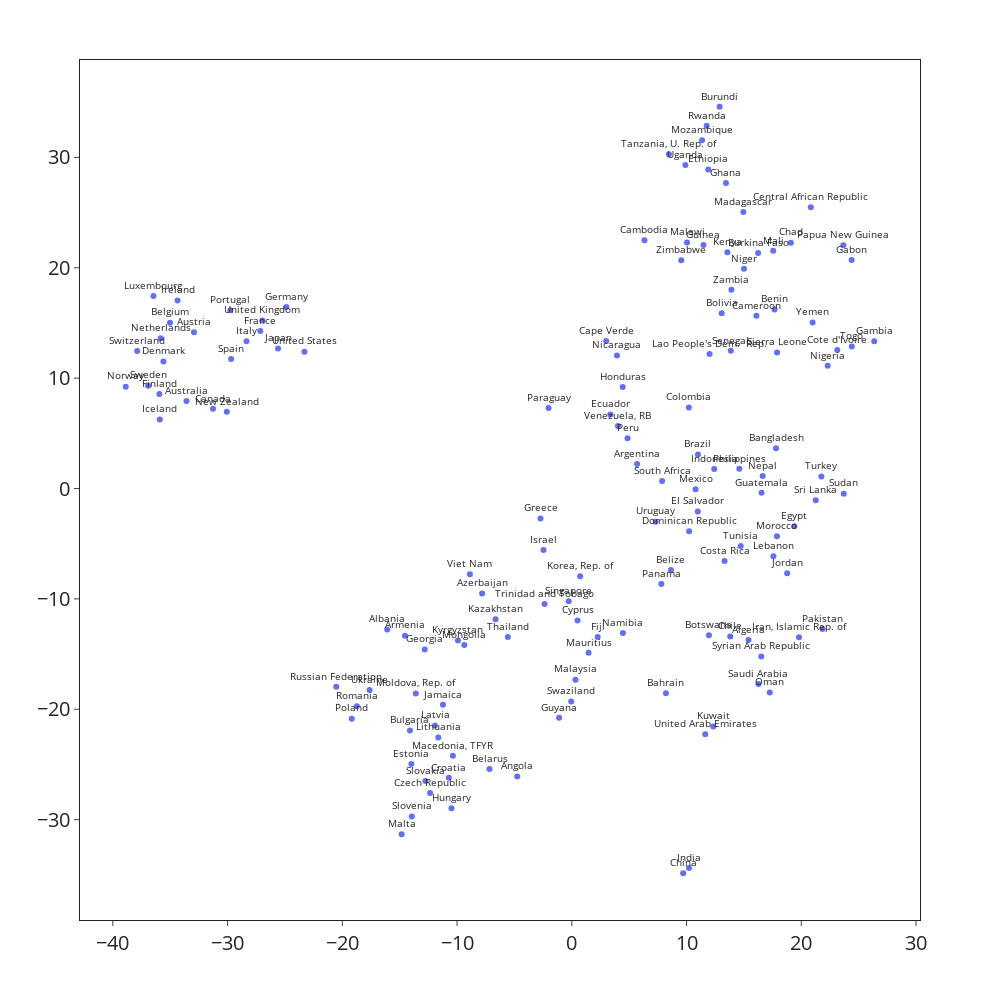

Notebook source saved alongside this figure:
### Markdown cell above
#### Plot t-SNE embedding

### Code cell
tsne.plot_tsne_embedding_labels()

### Figure 1 — Plotly figure (JSON) as saved in the notebook; plotly's stock layout.template omitted (floating-point values rounded to 4 significant figures; data arrays with more than 128 entries replaced by an {"elided": "..."} marker saying what was removed)
{"data": [{"hovertemplate": "comp-1=%{x}<br>comp-2=%{y}<br>countries=%{text}<extra></extra>", "legendgroup": "", "marker": {"color": "#636efa", "symbol": "circle"}, "mode": "markers+text", "name": "", "orientation": "v", "showlegend": false, "text": {"elided": "138 str values"}, "textposition": "top center", "type": "scatter", "x": {"elided": "138 float values"}, "xaxis": "x", "y": {"elided": "138 float values"}, "yaxis": "y"}], "layout": {"font": {"size": 10}, "height": 1000, "legend": {"tracegroupgap": 0}, "margin": {"t": 60}, "width": 1000, "xaxis": {"anchor": "y", "domain": [0, 1], "mirror": true, "showgrid": false, "tickfont": {"size": 20}, "ticks": "outside", "title": {}, "zeroline": false}, "yaxis": {"anchor": "x", "domain": [0, 1], "mirror": true, "showgrid": false, "tickfont": {"size": 20}, "ticks": "outside", "title": {}, "zeroline": false}}}
